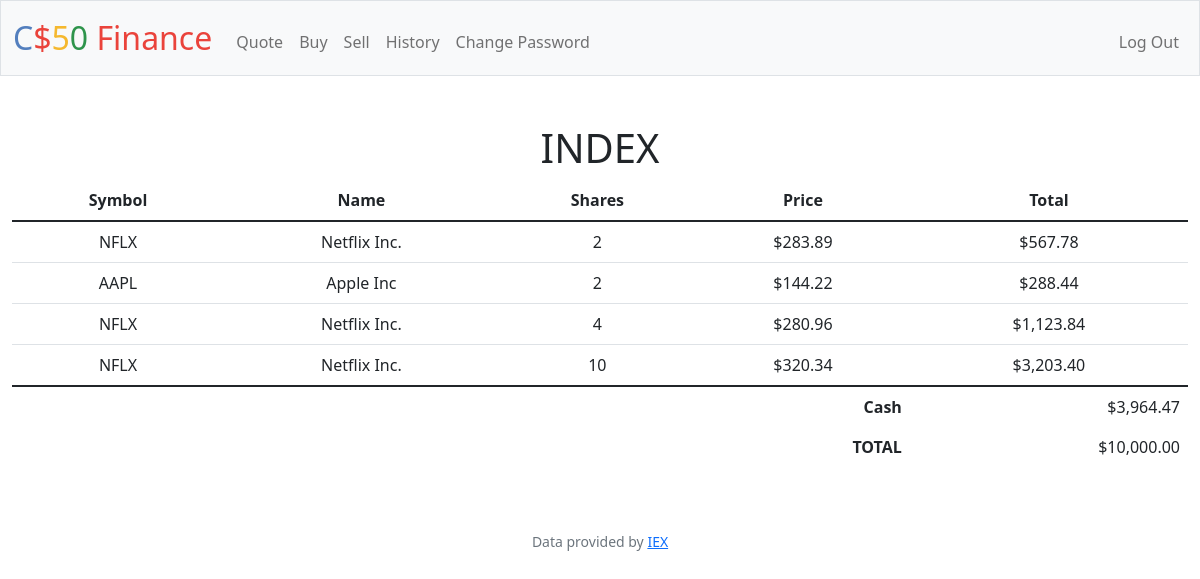
The page / (signed in) on the database its author committed.
### tables this page shows
CREATE TABLE 'transactions' ('id' INTEGER PRIMARY KEY AUTOINCREMENT NOT NULL, 'user_id' INTEGER, 'symbol' TEXT, 'shares' INTEGER, 'price' REAL,'date' DATETIME, 'Name' TEXT);

CREATE TABLE users (id INTEGER PRIMARY KEY AUTOINCREMENT NOT NULL, username TEXT NOT NULL, hash TEXT NOT NULL, cash NUMERIC NOT NULL DEFAULT 10000.00);

### app.py (the view)
@app.route("/")
@login_required
def index():
    user_id = session["user_id"]
    transactions = db.execute("SElECT * FROM transactions WHERE user_id = ?", user_id)
    cash = db.execute("SELECT cash FROM users WHERE id = ? ", user_id)
    return render_template("index.html", transactions=transactions, cash=cash)

### app.py (called while the page is built)
@app.after_request
def after_request(response):
    response.headers["Cache-Control"] = "no-cache, no-store, must-revalidate"
    response.headers["Expires"] = 0
    response.headers["Pragma"] = "no-cache"
    return response

### helpers.py (called while the page is built)
def login_required(f):
    @wraps(f)
    def decorated_function(*args, **kwargs):
        if session.get("user_id") is None:
            return redirect("/login")
        return f(*args, **kwargs)
    return decorated_function

def usd(value):
    return f"${value:,.2f}"

### templates/index.html (shortened to what this page needs)
{% extends "layout.html" %}
{% block main %}
    <h1>INDEX</h1>
    <table class="table">
        <thead>
          <tr>
            <th scope="col">Symbol</th>
            <th scope="col">Name</th>
            <th scope="col">Shares</th>
            <th scope="col">Price</th>
            <th scope="col">Total</th>
          </tr>
        </thead>
        <tbody>
            {% for row in transactions %}
            <tr>
              <td>{{row["symbol"]}}</td>
              <td>{{row["Name"]}}</td>
              <td>{{row["shares"]}}</td>
              <td>{{row["price"] | usd}}</td>
              <td>{{(row["price"] * row["shares"]) | usd}}</td>
            </tr>
            {% endfor %}
          <tfoot>
            <tr>
                <td class="border-0 fw-bold text-end" colspan="4">Cash</td>
                <td class="border-0 text-end">{{cash[0]["cash"] | usd}}</td>
            </tr>
            <tr>
                <td class="border-0 fw-bold text-end" colspan="4">TOTAL</td>
                <td class="border-0 w-bold text-end">{{10000 | usd}}</td>
            </tr>
        </tfoot>
        </tbody>
      </table>
{% endblock %}

### static/styles.css (style rules this page uses)
.table { margin-left: auto; margin-right: auto; }

### rows shown on the page
transactions: symbol "NFLX", Name "Netflix Inc.", shares "2", price "$283.89", (row['price']*row['shares'])|usd "$567.78"
transactions: symbol "AAPL", Name "Apple Inc", shares "2", price "$144.22", (row['price']*row['shares'])|usd "$288.44"
transactions: symbol "NFLX", Name "Netflix Inc.", shares "4", price "$280.96", (row['price']*row['shares'])|usd "$1,123.84"
transactions: symbol "NFLX", Name "Netflix Inc.", shares "10", price "$320.34", (row['price']*row['shares'])|usd "$3,203.40"
users: cash "$3,964.47"

### other values the page prints
{{ 10000 | usd }} "$10,000.00"
